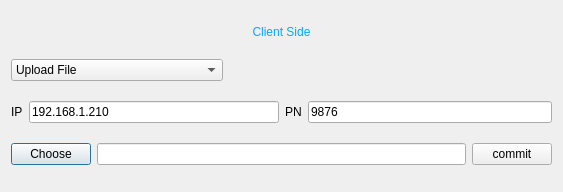
<?xml version="1.0" encoding="UTF-8"?>
<ui version="4.0">
 <comment>
   Copyright (c) 2006-2007, Johan Thelin
   
   All rights reserved.
   
   Redistribution and use in source and binary forms, with or without modification, 
   are permitted provided that the following conditions are met:
   
       * Redistributions of source code must retain the above copyright notice, 
         this list of conditions and the following disclaimer.
       * Redistributions in binary form must reproduce the above copyright notice,  
         this list of conditions and the following disclaimer in the documentation 
         and/or other materials provided with the distribution.
       * Neither the name of APress nor the names of its contributors 
         may be used to endorse or promote products derived from this software 
         without specific prior written permission.
   
   THIS SOFTWARE IS PROVIDED BY THE COPYRIGHT HOLDERS AND CONTRIBUTORS
   &quot;AS IS&quot; AND ANY EXPRESS OR IMPLIED WARRANTIES, INCLUDING, BUT NOT
   LIMITED TO, THE IMPLIED WARRANTIES OF MERCHANTABILITY AND FITNESS FOR
   A PARTICULAR PURPOSE ARE DISCLAIMED. IN NO EVENT SHALL THE COPYRIGHT OWNER OR
   CONTRIBUTORS BE LIABLE FOR ANY DIRECT, INDIRECT, INCIDENTAL, SPECIAL,
   EXEMPLARY, OR CONSEQUENTIAL DAMAGES (INCLUDING, BUT NOT LIMITED TO,
   PROCUREMENT OF SUBSTITUTE GOODS OR SERVICES; LOSS OF USE, DATA, OR
   PROFITS; OR BUSINESS INTERRUPTION) HOWEVER CAUSED AND ON ANY THEORY OF
   LIABILITY, WHETHER IN CONTRACT, STRICT LIABILITY, OR TORT (INCLUDING
   NEGLIGENCE OR OTHERWISE) ARISING IN ANY WAY OUT OF THE USE OF THIS
   SOFTWARE, EVEN IF ADVISED OF THE POSSIBILITY OF SUCH DAMAGE.
 </comment>
 <class>ClientDialog</class>
 <widget class="QDialog" name="ClientDialog">
  <property name="geometry">
   <rect>
    <x>0</x>
    <y>0</y>
    <width>563</width>
    <height>192</height>
   </rect>
  </property>
  <property name="windowTitle">
   <string>TCP Client</string>
  </property>
  <property name="styleSheet">
   <string notr="true">QHBoxLayout {background-color: rgb(255, 251, 248)}</string>
  </property>
  <layout class="QVBoxLayout" name="verticalLayout_2" stretch="0,1,1,1">
   <item>
    <widget class="QLabel" name="label_3">
     <property name="sizePolicy">
      <sizepolicy hsizetype="Preferred" vsizetype="Fixed">
       <horstretch>0</horstretch>
       <verstretch>0</verstretch>
      </sizepolicy>
     </property>
     <property name="styleSheet">
      <string notr="true">QLabel{font: 75 18pt &quot;Arial&quot;; color: rgb(0, 170, 255)}</string>
     </property>
     <property name="text">
      <string>Client Side</string>
     </property>
     <property name="alignment">
      <set>Qt::AlignCenter</set>
     </property>
    </widget>
   </item>
   <item>
    <layout class="QHBoxLayout" name="horizontalLayout_2">
     <item>
      <widget class="QComboBox" name="comboBox">
       <property name="styleSheet">
        <string notr="true"/>
       </property>
       <item>
        <property name="text">
         <string>Upload File</string>
        </property>
       </item>
       <item>
        <property name="text">
         <string>Calculation and Feedback Result</string>
        </property>
       </item>
      </widget>
     </item>
     <item>
      <spacer name="horizontalSpacer">
       <property name="orientation">
        <enum>Qt::Horizontal</enum>
       </property>
       <property name="sizeHint" stdset="0">
        <size>
         <width>40</width>
         <height>20</height>
        </size>
       </property>
      </spacer>
     </item>
    </layout>
   </item>
   <item>
    <layout class="QHBoxLayout" name="horizontalLayout_9">
     <item>
      <layout class="QHBoxLayout" name="horizontalLayout_3">
       <item>
        <widget class="QLabel" name="label">
         <property name="text">
          <string>IP</string>
         </property>
        </widget>
       </item>
       <item>
        <widget class="QLineEdit" name="ipLineEdit">
         <property name="text">
          <string>192.168.1.210</string>
         </property>
        </widget>
       </item>
      </layout>
     </item>
     <item>
      <layout class="QHBoxLayout" name="horizontalLayout_4">
       <item>
        <widget class="QLabel" name="label_2">
         <property name="text">
          <string>PN</string>
         </property>
        </widget>
       </item>
       <item>
        <widget class="QLineEdit" name="pnLineEdit">
         <property name="text">
          <string>9876</string>
         </property>
        </widget>
       </item>
      </layout>
     </item>
    </layout>
   </item>
   <item>
    <layout class="QHBoxLayout" name="horizontalLayout">
     <item>
      <widget class="QPushButton" name="choosePushButton">
       <property name="text">
        <string>Choose</string>
       </property>
      </widget>
     </item>
     <item>
      <widget class="QLineEdit" name="fileLineEdit">
       <property name="text">
        <string/>
       </property>
      </widget>
     </item>
     <item>
      <widget class="QPushButton" name="filePushButton">
       <property name="text">
        <string>commit</string>
       </property>
       <property name="checkable">
        <bool>false</bool>
       </property>
      </widget>
     </item>
    </layout>
   </item>
  </layout>
 </widget>
 <resources/>
 <connections/>
</ui>
